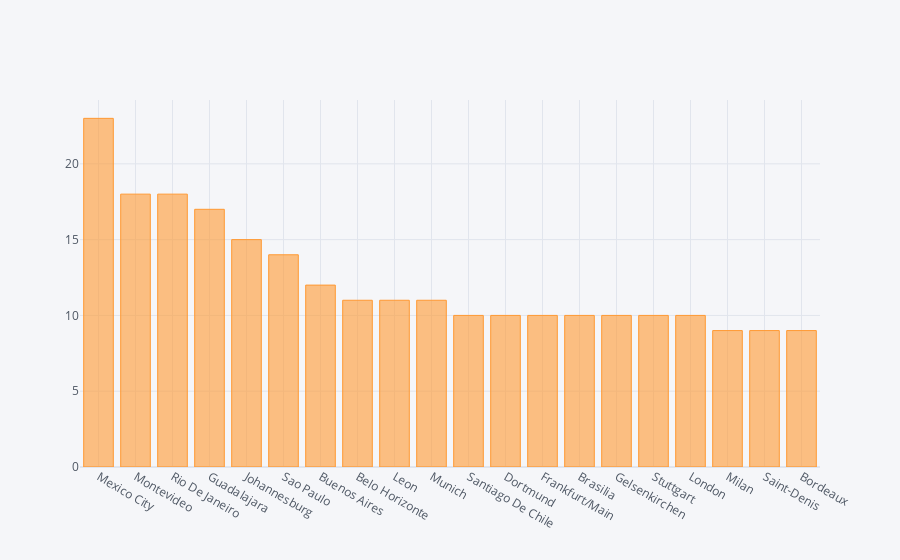

Notebook code for this chart:
### Code cell
matches['City'].value_counts()[:20].iplot(kind='bar')

### Figure 1 — Plotly figure (JSON) as saved in the notebook; plotly's stock layout.template omitted (floating-point values rounded to 4 significant figures)
{"data": [{"name": "City", "text": "", "y": [23, 18, 18, 17, 15, 14, 12, 11, 11, 11, 10, 10, 10, 10, 10, 10, 10, 9, 9, 9], "marker": {"color": "rgba(255, 153, 51, 0.6)", "line": {"color": "rgba(255, 153, 51, 1.0)", "width": 1}}, "x": ["Mexico City ", "Montevideo ", "Rio De Janeiro ", "Guadalajara ", "Johannesburg ", "Sao Paulo ", "Buenos Aires ", "Belo Horizonte ", "Leon ", "Munich ", "Santiago De Chile ", "Dortmund ", "Frankfurt/Main ", "Brasilia ", "Gelsenkirchen ", "Stuttgart ", "London ", "Milan ", "Saint-Denis ", "Bordeaux "], "type": "bar", "orientation": "v"}], "layout": {"title": {"font": {"color": "#4D5663"}}, "paper_bgcolor": "#F5F6F9", "plot_bgcolor": "#F5F6F9", "yaxis": {"tickfont": {"color": "#4D5663"}, "zerolinecolor": "#E1E5ED", "title": {"text": "", "font": {"color": "#4D5663"}}, "gridcolor": "#E1E5ED", "showgrid": true}, "xaxis": {"tickfont": {"color": "#4D5663"}, "zerolinecolor": "#E1E5ED", "title": {"text": "", "font": {"color": "#4D5663"}}, "gridcolor": "#E1E5ED", "showgrid": true}, "legend": {"bgcolor": "#F5F6F9", "font": {"color": "#4D5663"}}}}
